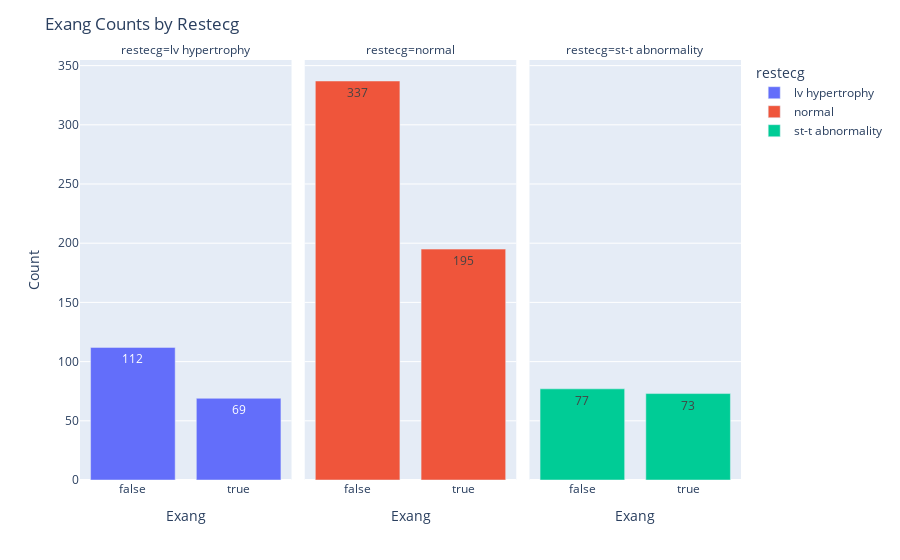

The notebook cell saved with this chart:
### Code cell
# Assuming df is your DataFrame
grouped_counts = df.groupby(['restecg', 'exang']).size().reset_index(name='count')

fig = px.bar(grouped_counts, x='exang', y='count', color='restecg',
             text='count', facet_col='restecg', facet_col_wrap=3,
             labels={'exang': 'Exang', 'count': 'Count'})

fig.update_layout(title='Exang Counts by Restecg',
                  xaxis_title='Exang',
                  yaxis_title='Count')

fig.show()

### Figure 1 — Plotly figure (JSON) as saved in the notebook; plotly's stock layout.template omitted (floating-point values rounded to 4 significant figures)
{"data": [{"hovertemplate": "restecg=lv hypertrophy<br>Exang=%{x}<br>Count=%{text}<extra></extra>", "legendgroup": "lv hypertrophy", "marker": {"color": "#636efa", "pattern": {"shape": ""}}, "name": "lv hypertrophy", "orientation": "v", "showlegend": true, "text": [112.0, 69.0], "textposition": "auto", "type": "bar", "x": [false, true], "xaxis": "x", "y": [112, 69], "yaxis": "y"}, {"hovertemplate": "restecg=normal<br>Exang=%{x}<br>Count=%{text}<extra></extra>", "legendgroup": "normal", "marker": {"color": "#EF553B", "pattern": {"shape": ""}}, "name": "normal", "orientation": "v", "showlegend": true, "text": [337.0, 195.0], "textposition": "auto", "type": "bar", "x": [false, true], "xaxis": "x2", "y": [337, 195], "yaxis": "y2"}, {"hovertemplate": "restecg=st-t abnormality<br>Exang=%{x}<br>Count=%{text}<extra></extra>", "legendgroup": "st-t abnormality", "marker": {"color": "#00cc96", "pattern": {"shape": ""}}, "name": "st-t abnormality", "orientation": "v", "showlegend": true, "text": [77.0, 73.0], "textposition": "auto", "type": "bar", "x": [false, true], "xaxis": "x3", "y": [77, 73], "yaxis": "y3"}], "layout": {"annotations": [{"font": {}, "showarrow": false, "text": "restecg=lv hypertrophy", "x": 0.16, "xanchor": "center", "xref": "paper", "y": 1, "yanchor": "bottom", "yref": "paper"}, {"font": {}, "showarrow": false, "text": "restecg=normal", "x": 0.5, "xanchor": "center", "xref": "paper", "y": 1, "yanchor": "bottom", "yref": "paper"}, {"font": {}, "showarrow": false, "text": "restecg=st-t abnormality", "x": 0.84, "xanchor": "center", "xref": "paper", "y": 1, "yanchor": "bottom", "yref": "paper"}], "barmode": "relative", "legend": {"title": {"text": "restecg"}, "tracegroupgap": 0}, "margin": {"t": 60}, "title": {"text": "Exang Counts by Restecg"}, "xaxis": {"anchor": "y", "domain": [0, 0.32], "title": {"text": "Exang"}}, "xaxis2": {"anchor": "y2", "domain": [0.34, 0.66], "matches": "x", "title": {"text": "Exang"}}, "xaxis3": {"anchor": "y3", "domain": [0.68, 1.0], "matches": "x", "title": {"text": "Exang"}}, "yaxis": {"anchor": "x", "domain": [0, 1], "title": {"text": "Count"}}, "yaxis2": {"anchor": "x2", "domain": [0, 1], "matches": "y", "showticklabels": false}, "yaxis3": {"anchor": "x3", "domain": [0, 1], "matches": "y", "showticklabels": false}}}
